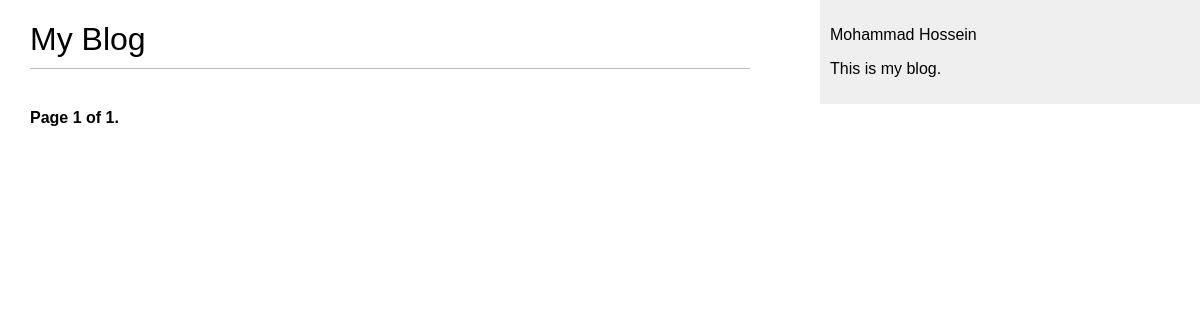
The page /blog/ on the database as committed earlier.
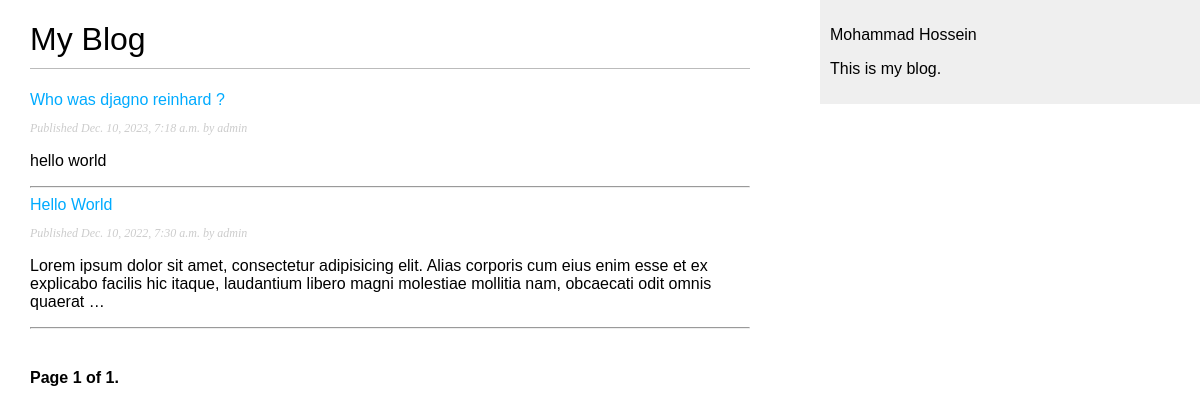
The same page on the database as committed later.
### blog/models.py (models this page shows, shortened)
class Post(models.Model):
    class Status(models.TextChoices):
        DRAFT = "DF", "Draft"
        PUBLISHED = "PB", "Published"
    title = models.CharField(max_length=250)
    slug = models.SlugField(max_length=250, unique_for_date='publish')
    author = models.ForeignKey(User, on_delete=models.CASCADE, related_name='posts')
    body = models.TextField()
    publish = models.DateTimeField(default=timezone.now)
    created = models.DateTimeField(auto_now_add=True)
    updated = models.DateTimeField(auto_now=True)
    status = models.CharField(max_length=2, choices=Status.choices, default=Status.DRAFT)
    objects = models.Manager()
    published = PublishedManager()
    class Meta:
        ordering = ['-publish']
        indexes = [
            models.Index(fields=['-publish']),
        ]
    def get_absolute_url(self):
        return reverse('blog:post_detail', args=[self.publish.year, self.publish.month, self.publish.day, self.slug])

### blog/views.py (the view)
# urls.py: path('', PostListView.as_view(), name='post_list'),
class PostListView(ListView):
    queryset = Post.published.all()
    paginate_by = 3
    context_object_name = 'posts'
    template_name = 'blog/post/post_list.html'

### blog/templates/blog/post/post_list.html (shortened to what this page needs)
{% extends 'blog/base.html' %}
{% block content %}
    <h1>My Blog</h1>
    {% for post in posts %}
        <a href="{{ post.get_absolute_url }}"> {{ post.title }}</a> <br>
        <p class="date">
            Published {{ post.publish }} by {{ post.author }}
        </p>
        {{ post.body|truncatewords:30|linebreaks }}
        <hr>
    {% endfor %}
    {% include "blog/pagination.html" with page=page_obj %}
{% endblock %}

Rows that differ between the two databases and show on the page:
now on this page (row edited): Post: title "Who was djagno reinhard ?", publish "Dec. 10, 2023, 7:18 a.m.", author "admin", body "hello world"
now on this page (row edited): Post: title "Hello World", publish "Dec. 10, 2022, 7:30 a.m.", author "admin", body "Lorem ipsum dolor sit amet, consectetur adipisicing elit. Alias corporis cum eius enim esse et ex explicabo facilis hic itaque, laudantium libero magni molestiae mollitia nam, obcaecati odit omnis quaerat …"
